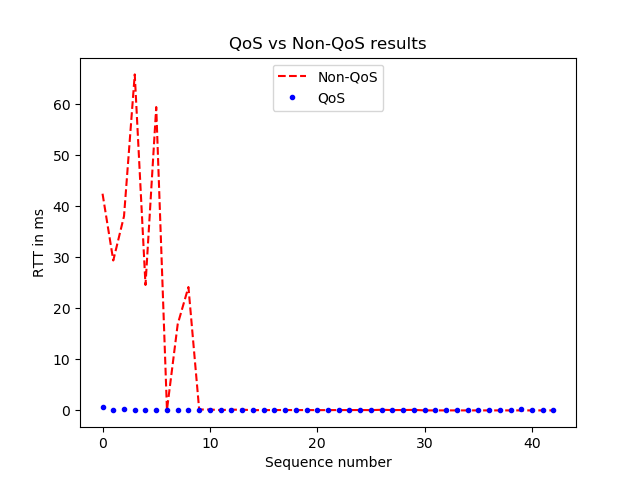

Python code for this plot:
import matplotlib.pyplot as plt
list1=[]
list2=[]
list3=[]
with open("modifiednoqospings.txt") as file:
    for line in file:
        list1.append(float(line.rstrip()))
with open("pingsmodified5.txt") as file:
    for line in file:
        list2.append(float(line.rstrip()))
for i in range (0,43):
	list3.append(i)
plt.plot(list3,list1,'r--',label="Non-QoS")
plt.plot(list3,list2,'b.',label="QoS")
plt.title('QoS vs Non-QoS results')
plt.xlabel('Sequence number')
plt.ylabel('RTT in ms')
leg=plt.legend(loc="upper center")
plt.savefig('graph2.png')
